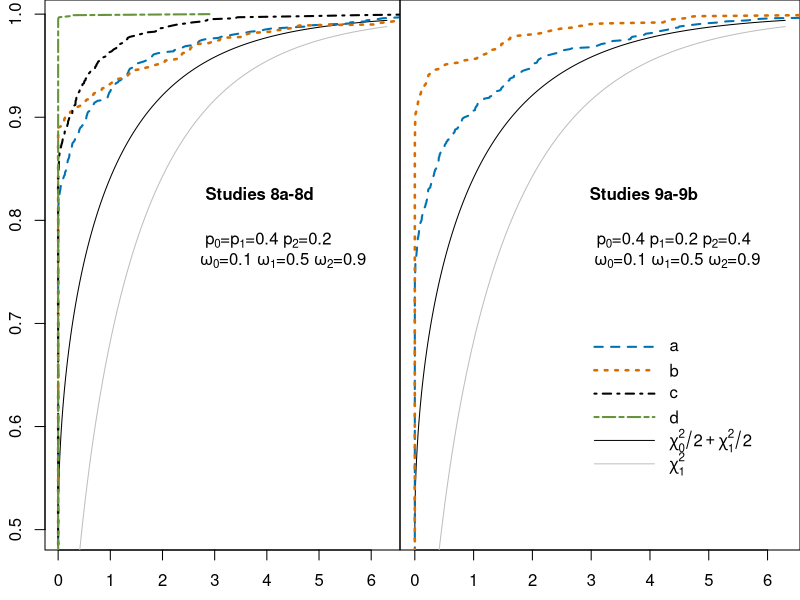

Reproduce this figure in R.
sim8a.lnl <- read.csv("./bs_data/sim8a_lnLs.csv")
sim8b.lnl <- read.csv("./bs_data/sim8b_lnLs.csv")
sim8c.lnl <- read.csv("./bs_data/sim8c_lnLs.csv")
sim8d.lnl <- read.csv("./bs_data/sim8d_lnLs.csv")
sim9a.lnl <- read.csv("./bs_data/sim9a_lnLs.csv")
sim9b.lnl <- read.csv("./bs_data/sim9b_lnLs.csv")

lrs.sim8a <- sort(2*(sim8a.lnl$bsA-sim8a.lnl$null2))
lrs.sim8b <- sort(2*(sim8b.lnl$bsA-sim8b.lnl$null2))
lrs.sim8c <- sort(2*(sim8c.lnl$bsA-sim8c.lnl$null2))
lrs.sim8d <- sort(2*(sim8d.lnl$bsA-sim8d.lnl$null2))
lrs.sim9a <- sort(2*(sim9a.lnl$bsA-sim9a.lnl$null2))
lrs.sim9b <- sort(2*(sim9b.lnl$bsA-sim9b.lnl$null2))

N <- length(lrs.sim8a)
x <- seq(0,6.3,length.out=N)

pdf("~/scm/thesis_talk.git/bs_hist_wm.pdf")
par(mfrow=c(1,2))
par(mai=c(.5,.45,0,0))

plot(x,1/2+pchisq(x,1)/2,type='l',main='',xlab='',ylab=expression("P(X"<="x)"))
title("Studies 8a-8d",adj=0.65,line=-10,cex.main=1)
title(expression(paste(p[0],"=",p[1],"=0.4 ",p[2],"=0.2")),adj=0.7,line=-12,cex.main=0.85,cex.main=1)
title(expression(paste(omega[0],"=0.1 ",omega[1],"=0.5 ",omega[2],"=0.9"),p[2],"=0.2"),adj=0.82,line=-13,cex.main=1)
points(x,pchisq(x,1),col='grey',type='l')
points(sort(lrs.sim8a),c(1:N)/N,col='#0072B2',lty=2,lwd=2.0,type='l') # blue
points(sort(lrs.sim8b),c(1:N)/N,col='#d66d00',lty=3,lwd=2.5,type='l') # orange
points(sort(lrs.sim8c),c(1:N)/N,col='#000000',lty=4,lwd=2.0,type='l') # black
points(sort(lrs.sim8d),c(1:N)/N,col='#67933a',lty=6,lwd=2.0,type='l') # green

par(mai=c(.5,0,0,0))

plot(x,1/2+pchisq(x,1)/2,type='l',main='',xlab='',yaxt='n',cex.lab=1.5)
title("Studies 9a-9b",adj=0.65,line=-10,cex.main=1)
title(expression(paste(p[0],"=0.4 ",p[1],"=0.2 ",p[2],"=0.4")),adj=0.8,line=-12,cex.main=1)
title(expression(paste(omega[0],"=0.1 ",omega[1],"=0.5 ",omega[2],"=0.9"),p[2],"=0.2"),adj=0.83,line=-13,cex.main=1)
points(x,pchisq(x,1),col='grey',type='l')
points(sort(lrs.sim9a),c(1:N)/N,col='#0072B2',lty=2,lwd=2.0,type='l') # blue
points(sort(lrs.sim9b),c(1:N)/N,col='#d66d00',lty=3,lwd=2.5,type='l') # orange

legend(2.8,.7,c('a','b','c','d',expression(chi[0]^2/2 + chi[1]^2/2),expression(chi[1]^2)),
       cex=1,
       col=c('#0072B2','#d66d00','#000000','#67933a','#000000','grey'),
       lty=c(2,3,4,6,1,1),
       lwd=c(2,2.5,2,2,1,1),
       seg.len=4,
       box.col='white')
dev.off()